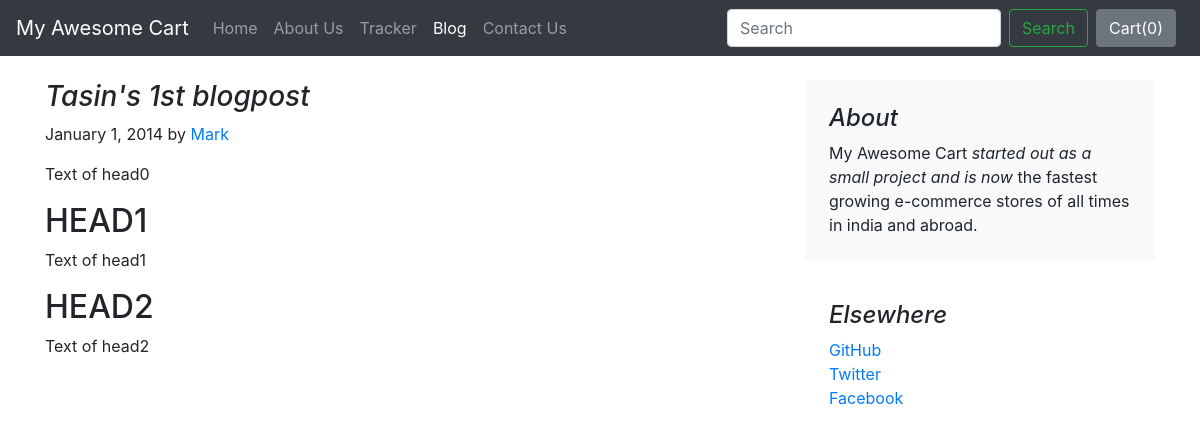
The page /blog/blogpost/1 on the database its author committed.
### blog/models.py (models this page shows)
class Blogpost(models.Model):
    post_id = models.AutoField(primary_key=True)
    title = models.CharField(max_length=50)
    head0 = models.CharField(max_length=500, default="")
    chead0 = models.CharField(max_length=5000, default="")
    head1 = models.CharField(max_length=500, default="")
    chead1 = models.CharField(max_length=5000, default="")
    head2 = models.CharField(max_length=500, default="")
    chead2 = models.CharField(max_length=5000, default="")
    pub_date = models.DateField()
    thumbnail = models.ImageField(upload_to='shop/images', default="")
    def __str__(self):
        return self.title

### blog/views.py (the view)
# urls.py: path("blogpost/<int:id>", views.blogpost, name="blogPost")
def blogpost(request, id):
    post = Blogpost.objects.filter(post_id = id)[0]
    print(post)
    return render(request, 'blog/blogpost.html', {'post':post})

### blog/templates/blog/blogpost.html (shortened to what this page needs)
{% extends 'blog/basic.html' %}
{% block body %}
<div class="container">
    <div class="row mt-4">
        <div class="col-md-8 blog-main">
            <h3 class="font-italic">
                {{post.title}}
            </h3>
            <div class="blog-post">
                <p class="blog-post-meta">January 1, 2014 by <a href="#">Mark</a></p>
                <p>{{post.chead0}}</p>
                <h2>{{post.head1}}</h2>
                <p>{{post.chead1}}</p>
                <h2>{{post.head2}}</h2>
                <p>{{post.chead2}}</p>
            </div>
        </div>
        <aside class="col-md-4 blog-sidebar">
            <div class="p-4 mb-3 bg-light rounded">
                <h4 class="font-italic">About</h4>
                <p class="mb-0">My Awesome Cart <em>started out as a small project and is now</em> the fastest growing e-commerce stores of all times in india and abroad.</p>
            </div>
            <div class="p-4">
                <h4 class="font-italic">Elsewhere</h4>
                <ol class="list-unstyled">
                    <li><a href="#">GitHub</a></li>
                    <li><a href="#">Twitter</a></li>
                    <li><a href="#">Facebook</a></li>
                </ol>
            </div>
        </aside>
    </div>
</div>
{% endblock %}

### rows shown on the page
Blogpost: title "Tasin's 1st blogpost", chead0 "Text of head0", head1 "HEAD1", chead1 "Text of head1", head2 "HEAD2", chead2 "Text of head2"
